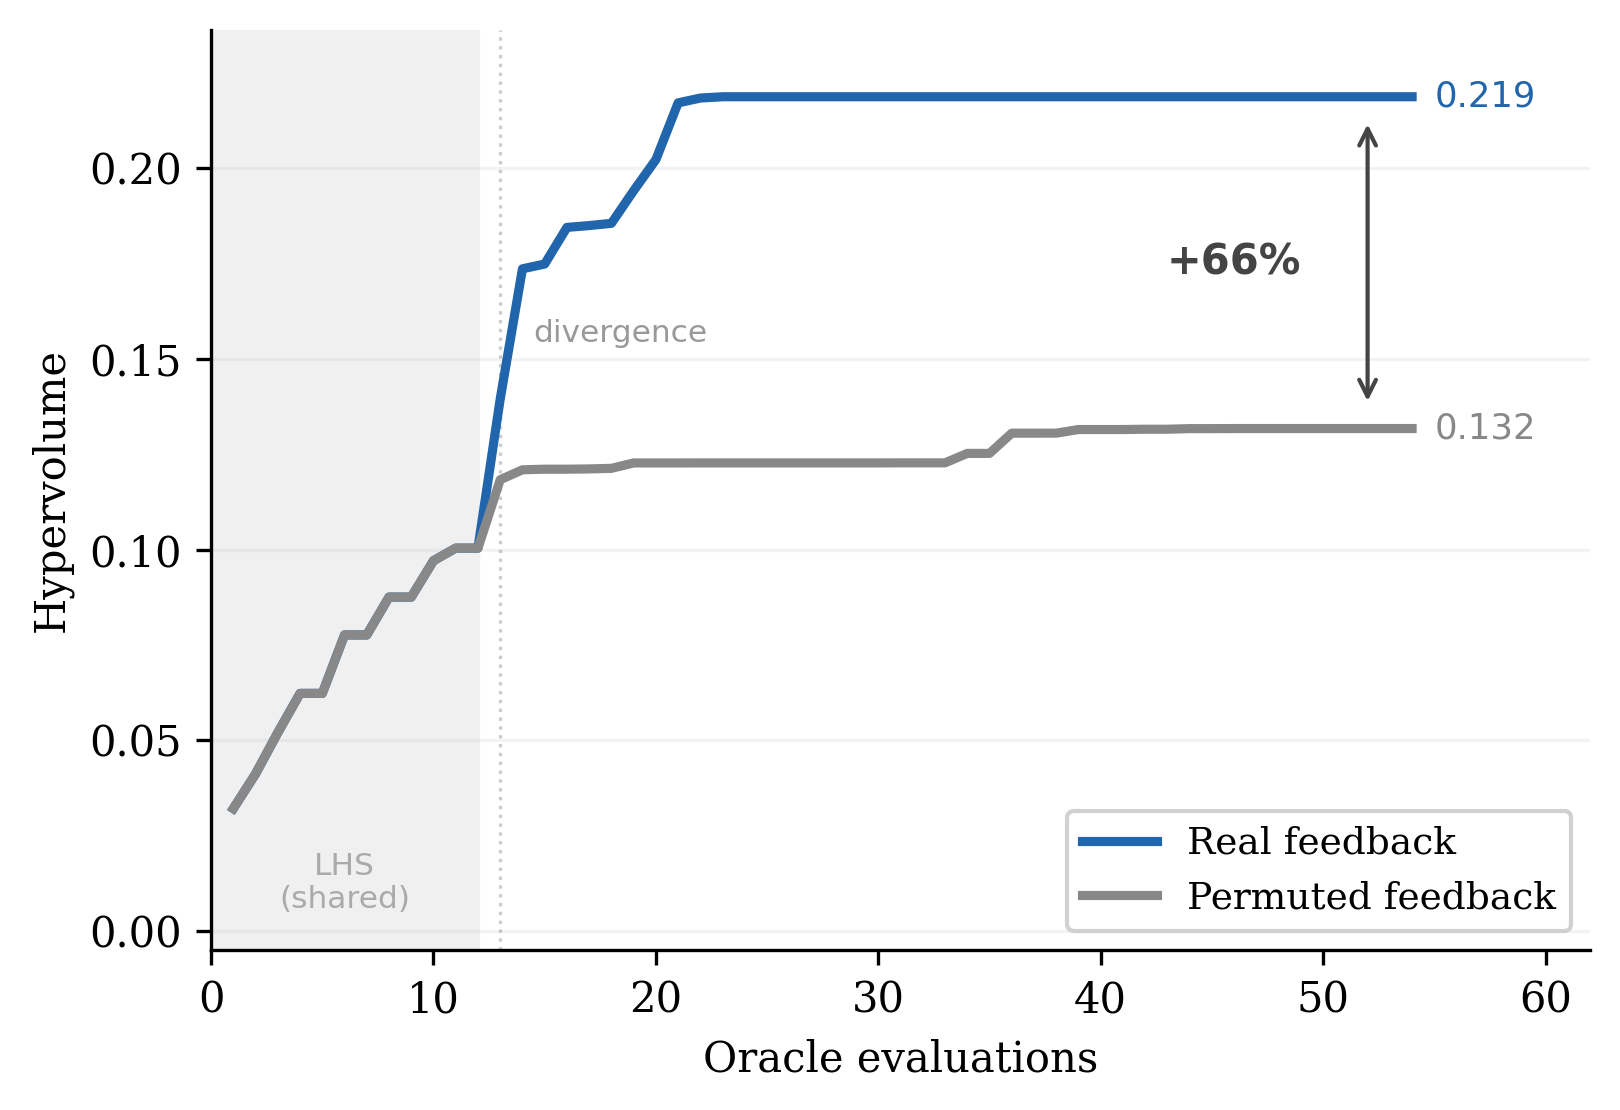

The Python source for this figure:
"""Figure 3: Permuted-Feedback Test.

Real vs permuted feedback on Baseline (1A), seed 42.
Shows the agent genuinely uses feedback — contra Gupta et al. (2025).

Usage:
    uv run python experiments/analysis/figures/fig3_permuted_feedback.py
"""

from __future__ import annotations

from pathlib import Path

import matplotlib.pyplot as plt
import numpy as np

plt.rcParams.update({
    "font.family": "serif",
    "font.size": 10,
    "axes.labelsize": 10,
    "figure.dpi": 150,
})

R = Path("experiments/vr_agent/results")
OUT = Path("experiments/analysis/figures")


def main():
    real_hv = np.load(R / "ablation_real_seed42.npz")["hypervolumes"]
    perm_hv = np.load(R / "ablation_permuted_seed42.npz")["hypervolumes"]
    n_evals = len(real_hv)
    evals = np.arange(1, n_evals + 1)

    # Colors
    c_real = "#2166AC"
    c_perm = "#888888"

    fig, ax = plt.subplots(figsize=(5.5, 3.8))

    # LHS region (first 12 evals — shared initial points)
    ax.axvspan(0, 12, color="#F0F0F0", zorder=0)
    ax.text(6, real_hv.max() * 0.02, "LHS\n(shared)",
            ha="center", va="bottom", fontsize=7.5,
            color="#AAA", family="sans-serif")

    # Divergence line at eval 13
    ax.axvline(13, color="#CCCCCC", lw=0.8, ls=":", zorder=1)

    # Plot trajectories
    ax.plot(evals, real_hv, color=c_real, lw=2.2, label="Real feedback",
            zorder=3)
    ax.plot(evals, perm_hv, color=c_perm, lw=2.2, label="Permuted feedback",
            zorder=3)

    # Final values annotation
    real_final = real_hv[-1]
    perm_final = perm_hv[-1]
    effect = (real_final - perm_final) / perm_final * 100

    ax.text(n_evals + 1, real_final, f"{real_final:.3f}",
            va="center", fontsize=8.5, color=c_real, family="sans-serif")
    ax.text(n_evals + 1, perm_final, f"{perm_final:.3f}",
            va="center", fontsize=8.5, color=c_perm, family="sans-serif")

    # Effect size annotation — between the two curves
    mid_y = (real_final + perm_final) / 2
    ax.annotate("", xy=(n_evals - 2, real_final - 0.005),
                xytext=(n_evals - 2, perm_final + 0.005),
                arrowprops=dict(arrowstyle="<->", color="#444", lw=1.0))
    ax.text(n_evals - 5, mid_y, f"+{effect:.0f}%",
            ha="right", va="center", fontsize=10, fontweight="bold",
            color="#444", family="sans-serif")

    # Divergence label
    ax.text(14.5, real_hv[12] + 0.015, "divergence",
            fontsize=7.5, color="#999", family="sans-serif")

    ax.set_xlabel("Oracle evaluations")
    ax.set_ylabel("Hypervolume")
    ax.legend(loc="lower right", fontsize=9, framealpha=0.9)

    ax.spines["top"].set_visible(False)
    ax.spines["right"].set_visible(False)
    ax.set_xlim(0, n_evals + 8)
    ax.set_ylim(-0.005, real_hv.max() * 1.08)
    ax.grid(axis="y", alpha=0.15)

    fig.tight_layout()

    for ext in ("png", "pdf"):
        path = OUT / f"fig3_permuted_feedback.{ext}"
        fig.savefig(path, dpi=300, bbox_inches="tight", facecolor="white")
        print(f"Saved to {path}")
    plt.close()


if __name__ == "__main__":
    main()
